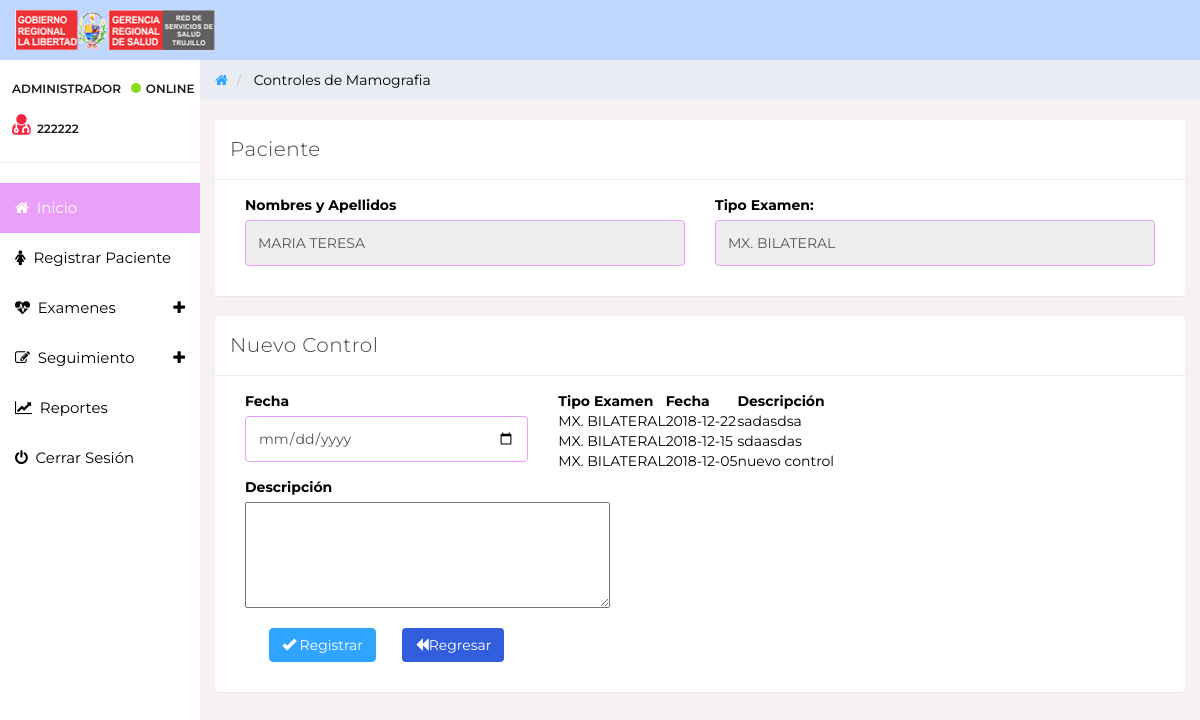
Page /interfaz/detalle_mamografia.php?id=4 (signed in) on the committed database.
### tables this page shows
CREATE TABLE `usuario` (
  `id` int(11) NOT NULL,
  `nombre` varchar(40) NOT NULL,
  `email` varchar(50) DEFAULT NULL,
  `usuario` int(8) NOT NULL,
  `password` varchar(300) NOT NULL,
  `tipo` varchar(20) NOT NULL,
  `celular` varchar(45) DEFAULT NULL
);

CREATE TABLE `seguimiento_mamografia` (
  `idmamografia` int(11) NOT NULL,
  `nombreexamen` varchar(100) NOT NULL,
  `fechaexamen` date NOT NULL,
  `centroprocedencia` varchar(100) NOT NULL,
  `diagnostico` varchar(100) NOT NULL,
  `centroreferencia` varchar(50) NOT NULL,
  `referencia` varchar(2) NOT NULL,
  `dnipaciente` int(8) NOT NULL,
  `idusuario` int(11) NOT NULL
);

CREATE TABLE `paciente` (
  `dni` int(8) NOT NULL,
  `nombres_apellidos` varchar(50) NOT NULL,
  `fecha_nacimiento` date NOT NULL,
  `edad` int(2) NOT NULL,
  `direccion` varchar(90) DEFAULT NULL,
  `telefono` varchar(12) DEFAULT NULL,
  `telefono2` varchar(20) NOT NULL,
  `grupo_familiar` varchar(45) DEFAULT NULL,
  `historiaclinica` varchar(30) NOT NULL,
  `sis` varchar(30) NOT NULL
);

CREATE TABLE `controles_bilateral` (
  `codigobilateral` int(11) NOT NULL,
  `fechabilateral` date NOT NULL,
  `descripcionbilateral` varchar(200) NOT NULL,
  `codigopaciente` int(11) NOT NULL,
  `codigocontrol` int(11) NOT NULL
);

### entidades/usuario.php (called while the page is built, shortened)
<?php
	class Usuario{
		public function mostrar($id)
		{
			$db= new Conexion();
			$sql="SELECT * FROM usuario WHERE id = '$id' ";
			$resultado = $db->query($sql);
			return $resultado;
		}
	}
 ?>

### entidades/paciente.php (called while the page is built, shortened)
<?php
class Paciente
{
    public function buscarPacienteMamografia($id){
        $conectar = new Conexion();
        $sql = "SELECT p.nombres_apellidos,se.nombreexamen FROM seguimiento_mamografia as se inner join paciente as p on se.dnipaciente = p.dni
        WHERE se.idmamografia = $id";
        $result = $conectar->query($sql);
        return $result;
    }
}
?>

### entidades/controles_mamografia.php (called while the page is built, shortened)
<?php
    class ControlesMamografia{
         public function controlesPacienteMamografia($id){
            $conectar = new Conexion();
            $sql = " SELECT se.nombreexamen,cb.fechabilateral,cb.descripcionbilateral FROM  referencia_mamografia as r inner join   seguimiento_mamografia as se on r.idexamen = se.idmamografia inner join control_mamografia as cm on r.idreferencia = cm.codigoreferenciamamografia inner join controles_bilateral as cb on cm.idcontrol_mamografia = cb.codigocontrol
            Where se.idmamografia = $id";
            $result = $conectar->query($sql);
            return $result;
        }
    }
?>

### interfaz/detalle_mamografia.php (the view, shortened to what this page needs)
<?php
include ('menu.php');
include ('../entidades/paciente.php');
include ('../entidades/controles_mamografia.php');
 ?>
	<div class="col-sm-9 col-sm-offset-3 col-lg-10 col-lg-offset-2 main">
		<div class="row">
			<ol class="breadcrumb">
				<li><a href="#">
						<em class="fa fa-home"></em>
					</a> </li>
				<li class="active"></li>
				 Controles de Mamografia
			</ol>
		</div>
		<div class="row">
			<br>
		</div>
		<div class="panel panel-default">
		<div class="panel-heading">Paciente</div>
			<div class="panel-body">
				<div class="col-md-6">
				<?php 			$id = $_GET['id'];
								$pacientes = Paciente::constructorvacio();
								$resultados=$pacientes->buscarPacienteMamografia($id);
						if($fila=mysqli_fetch_array($resultados)){
				?>
						<div class = 'form-group'>
							<label>Nombres y Apellidos</label>
							<input class='form-control' value = '<?php echo $fila['nombres_apellidos'] ?>' disabled>
						</div>
                </div>
				<div class="col-md-6">
				<div class="form-group">
							<label>Tipo Examen: </label>
							 <input class="form-control" value = '<?php echo $fila['nombreexamen']?>' disabled>
						</div>
				</div>
			<?php }?>
            </div>
        </div>
        <div class="panel panel-default">
		<div class="panel-heading">Nuevo Control</div>
			<div class="panel-body">
				<div class="col-md-4">
				<form id="id_form" role="form" method="get" action = "../persistencia/detalleDAO_mamografia.php";>
						<div class="form-group">
							<label>Fecha </label>
							<input type="date" name="fecha" class="form-control" required>
						</div>
						<div class="form-group">
							<label>Descripción </label>
							<textarea name="descripcion" rows="5" cols="43" required></textarea>
						</div>
						<div class="form-group" align="center">
							<button type="submit" class="btn btn-primary"><span class="glyphicon glyphicon-ok"></span> Registrar</button>&nbsp;&nbsp;&nbsp;&nbsp;&nbsp;&nbsp;
							<a href="seguimiento_mamografia.php" class="btn btn-return"> <span class="glyphicon glyphicon-backward"></span>Regresar</a>
						</div>
                </form>
                </div>
				<div class="col-md-8">
				<table id="controles" class="display nowrap">
					<thead>
					<tr>
						<th scope="col">Tipo Examen</th>
     					<th scope="col">Fecha</th>
     					<th scope="col">Descripción</th>
					</tr>
					</thead>
					<tbody>
						<?php
								$id = $_GET['id'];
								$controles = ControlesMamografia::vacio();
								$resultados=$controles->controlesPacienteMamografia($id);
								while ($filas = mysqli_fetch_array($resultados)) {
								?>
									<tr>
									<td><?php echo $filas['nombreexamen']; ?></td>
									<td><?php echo $filas['fechabilateral']; ?></td>
									<td><?php echo $filas['descripcionbilateral']; ?></td>
									</tr>
								<?php
								}
						 ?>
					</tbody>
				</table>
				</div>
            </div>
        </div>
	</div>
</body>
</html>

### interfaz/menu.php (shortened to what this page needs)
<?php
	include ('../entidades/usuario.php');
	if (!isset($_SESSION['login'])) {
		session_destroy();
		echo "<script language='javascript'>window.location='../login.php'</script>;";
	} else {
		$usuario = Usuario::constructorvacio();
        $dato = $usuario->mostrar($_SESSION['login']);
        $fila = mysqli_fetch_assoc($dato);
	}
	if ($fila['tipo']=="Coordinador") {
		include ('menu_admin.php');
	}
	else {
		include ('menu_digitador.php');
	}
?>

### interfaz/menu_digitador.php (shortened to what this page needs)
<!DOCTYPE html>
<html>
<head>
	<?php require_once "scripts.php"; ?>
  	<link rel="stylesheet" type="text/css" href="https://cdn.datatables.net/v/dt/dt-1.10.18/r-2.2.2/datatables.min.css"/>
  	<link rel="stylesheet" type="text/css" href="https://cdn.datatables.net/v/dt/jszip-2.5.0/dt-1.10.18/b-1.5.4/b-colvis-1.5.4/b-flash-1.5.4/b-html5-1.5.4/b-print-1.5.4/r-2.2.2/datatables.min.css"/>
	<link rel="stylesheet" href="../css/sweetalert2.min.css">
</head>
<body>
  <nav class="navbar navbar-custom navbar-fixed-top" role="navigation">
	  <div class="container-fluid">
	      <div class="navbar-header">
	        <img src="../img/principal.png" alt="">
	      </div>
	  </div>
	</nav>
	  <div id="sidebar-collapse" class="col-sm-3 col-lg-2 sidebar">
	    <div class="profile-sidebar">
	      <div class="profile-usertitle">
					<div class="profile-usertitle-status"><?php echo $fila['tipo']; ?> &nbsp;&nbsp;<span class="indicator label-success" ></span>Online</div>
	        <div class="profile-usertitle-status"><span class="fa fa-xl fa-user-md color-red"  >&nbsp;</span><?php echo $fila['nombre']; ?> </div>
	      </div>
	    </div>
	  <ul class="nav menu">
	        <li class="active"><a href="index.php"><em class="fa fa-home">&nbsp;</em> Inicio</a></li>
	        <li ><a href="registrar_pacientes.php"><em class="fa fa-female">&nbsp;</em> Registrar Paciente</a></li>
	        <li class="parent "><a data-toggle="collapse" href="#sub-item-1">
	            <em class="fa fa-heartbeat">&nbsp;</em> Examenes<span data-toggle="collapse" href="#sub-item-1" class="icon pull-right"><em
	               class="fa fa-plus"></em></span>
	          </a>
	        </li>
	        <li class="parent "><a data-toggle="collapse" href="#sub-item-2">
	            <em class="fa fa-pencil-square-o">&nbsp;</em> Seguimiento<span data-toggle="collapse" href="#sub-item-2" class="icon pull-right"><em
	               class="fa fa-plus"></em></span>
	          </a>
	        </li>
						<li id="idreporte"><a href="reportes.php"><em class="fa fa-line-chart">&nbsp;</em> Reportes</a></li>
	          <li><a href="../controladores/cerrar_sesion.php"><em class="fa fa-power-off">&nbsp;</em> Cerrar Sesión</a></li>
	      </ul>
	</div>

### interfaz/scripts.php
<link href="../css/bootstrap.min.css" rel="stylesheet">
<link href="../css/font-awesome.min.css" rel="stylesheet">
<link rel="stylesheet" href="../css/bootstrap.css">
<link href="../css/datepicker3.css" rel="stylesheet">
<link href="../css/styles.css" rel="stylesheet">

### css/styles.css (style rules this page uses)
body { background: #f7f1f4; padding-top: 60px; font-size: 14px; color: #000000; font-family: "Montserrat", "Helvetica Neue", Helvetica, Arial, sans-serif; }
a, a:hover, a:focus { color: #30a5ff; }
.color-red { color: #f9243f; }
.fa-xl { font-size: 2em; }
input.form-control { border: 1px solid #EA9FF9; box-shadow: none; height: 46px; }
.navbar-custom { background: #BFD7FF; height: 60px; }
.btn-primary, .btn-primary:hover, .btn-primary:focus, .btn-primary:active, .btn-primary.active, .open > .dropdown-toggle.btn-primary, .btn-primary.disabled, .btn-primary[disabled], fieldset[disabled] .btn-primary, .btn-primary.disabled:hover, .btn-primary[disabled]:hover, fieldset[disabled] .btn-primary:hover, .btn-primary.disabled:focus, .btn-primary[disabled]:focus, fieldset[disabled] .btn-primary:focus, .btn-primary.disabled:active, .btn-primary[disabled]:active, fieldset[disabled] .btn-primary:active, .btn-primary.disabled.active, .btn-primary[disabled].active, fieldset[disabled] .btn-primary.active { background-color: #30a5ff; border-color: #30a5ff; }
.label-success { background-color: #8ad919; }
.panel { border: 0; }
.panel-heading { font-size: 20px; font-weight: 300; letter-spacing: 0.025em; height: 60px; line-height: 38px; }
.panel-default .panel-heading { background: #fff; border-bottom: 1px solid #e9ecf2; color: #444444; }
.navbar { border: 0; }
.sidebar { display: block; padding: 0; display: none; box-shadow: none; background: #FFFFFF; }
.sidebar ul { margin: 20px 0px; }
@media (min-width: 768px) { .sidebar { display: block; position: fixed; top: 60px; bottom: 0; left: 0; z-index: 1000; display: block; margin: 0; padding: 0; overflow-x: hidden; overflow-y: auto; } }
@media (min-width: 768px) { .navbar-header { width: 100%; } }
.sidebar ul.nav .active a, .sidebar ul.nav li.parent a.active, .sidebar ul.nav .active > a:hover, .sidebar ul.nav li.parent a.active:hover, .sidebar ul.nav .active > a:focus, .sidebar ul.nav li.parent a.active:focus { color: #fff; background-color: #EA9FF9; }
.sidebar ul.nav li a { height: 50px; font-size: 15px; line-height: 2em; color: #000; }
.profile-sidebar { padding: 10px 0; border-bottom: 1px solid #e9ecf2; }
.indicator { width: 10px; height: 10px; display: inline-block; border-radius: 9999px; margin-right: 5px; }
.profile-usertitle { float: left; text-align: left; margin: 10px 0 0 12px; }
.profile-usertitle-status { text-transform: uppercase; color: #1C1C1C; font-size: 12px; font-weight: 600; margin-bottom: 15px; }
.breadcrumb { border-radius: 0; padding: 10px 15px 10px 15px; background: #e9ecf2; margin: 0; }

### rows in the picture
usuario: tipo "ADMINISTRADOR", nombre "222222"
seguimiento_mamografia: dnipaciente.nombres_apellidos "MARIA TERESA", nombreexamen "MX. BILATERAL", controles_bilateral.fechabilateral "2018-12-22", controles_bilateral.descripcionbilateral "sadasdsa", controles_bilateral.fechabilateral "2018-12-15", controles_bilateral.descripcionbilateral "sdaasdas", controles_bilateral.fechabilateral "2018-12-05", controles_bilateral.descripcionbilateral "nuevo control"
